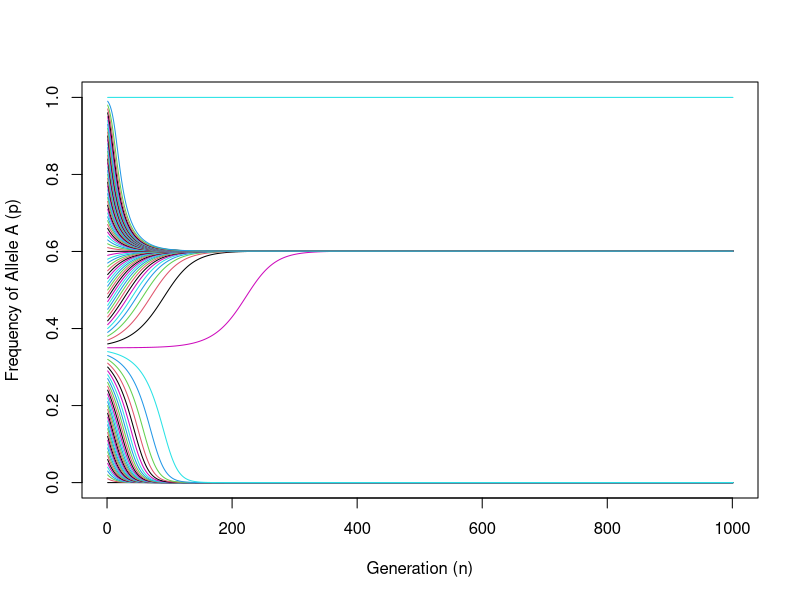
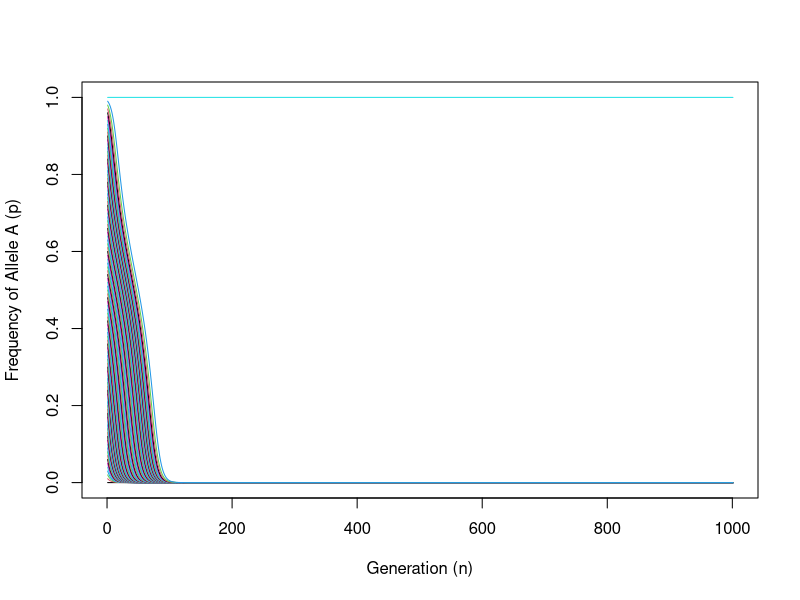
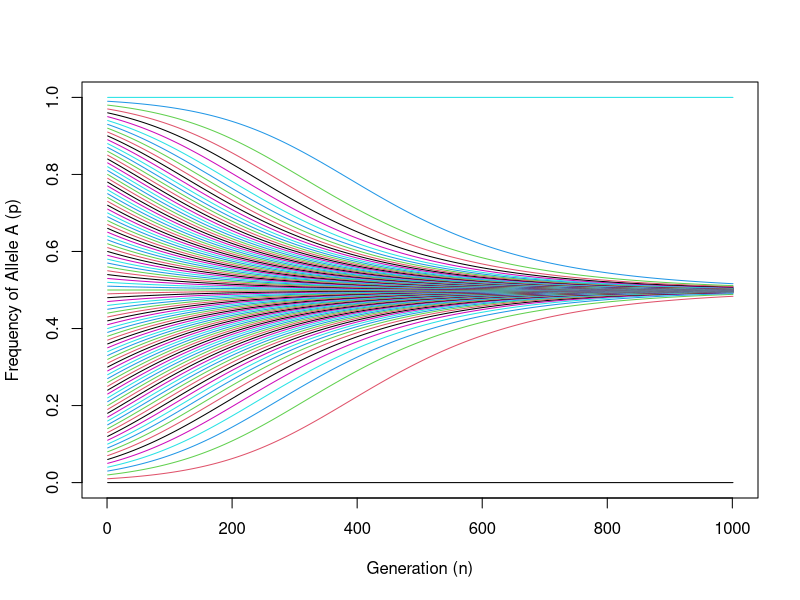

Write the R code that produced these figures, in order.
## ---- chunk 1
knitr::opts_chunk$set(echo = TRUE)
## ---- chunk 2
rm(list=ls(all=TRUE))

ngens=1001

# initialize vector for solution
# set initial conditions
p=seq(0.0,1,by=.01);
pvals=matrix(nrow=ngens,ncol=length(p));
pvals[1,]=p;

# set initial conditions
c1=0.5; c2=0.5;
# niche 1
W.AA.1=2; W.Aa.1=1; W.aa.1=1.1; 
# niche 2
W.AA.2=0.5; W.Aa.2=1; W.aa.2=1.1;

# initialize vectors for allele frequencies
W.A.1=numeric(ngens)
W.1=numeric(ngens)
W.A.2=numeric(ngens)
W.2=numeric(ngens)

# write for loop to project through 50 generations
for(i in 1:length(p)){
  for(j in 2:ngens) {
  pnow = pvals[j-1,i]
  W.A.1=pnow*W.AA.1+(1-pnow)*W.Aa.1;
  W.1=(pnow^2)*W.AA.1+2*pnow*(1-pnow)*W.Aa.1+((1-pnow)^2)*W.aa.1;
  W.A.2=pnow*W.AA.2+(1-pnow)*W.Aa.2;
  W.2=(pnow^2)*W.AA.2+2*pnow*(1-pnow)*W.Aa.2+((1-pnow)^2)*W.aa.2;
  pvals[j,i]=sum(c1*pnow*(W.A.1/W.1),c2*pnow*(W.A.2/W.2))
}
}

matplot(1:ngens,pvals,type="o",lty=1,xlim=c(0,ngens),
        pch=rep(NA,length(p)),
        ylab="Frequency of Allele A (p)",xlab="Generation (n)");
## ---- chunk 3
rm(list=ls(all=TRUE))

ngens=1001

# initialize vector for solution
# set initial conditions
p=seq(0.0,1,by=.01);
pvals=matrix(nrow=ngens,ncol=length(p));
pvals[1,]=p;

# set initial conditions
c1=0.5; c2=0.5;
# niche 1
W.AA.1=2; W.Aa.1=1; W.aa.1=1.2; 
# niche 2
W.AA.2=0.5; W.Aa.2=1; W.aa.2=1.2;

# initialize vectors for allele frequencies
W.A.1=numeric(ngens)
W.1=numeric(ngens)
W.A.2=numeric(ngens)
W.2=numeric(ngens)

# write for loop to project through 50 generations
for(i in 1:length(p)){
  for(j in 2:ngens) {
  pnow = pvals[j-1,i]
  W.A.1=pnow*W.AA.1+(1-pnow)*W.Aa.1;
  W.1=(pnow^2)*W.AA.1+2*pnow*(1-pnow)*W.Aa.1+((1-pnow)^2)*W.aa.1;
  W.A.2=pnow*W.AA.2+(1-pnow)*W.Aa.2;
  W.2=(pnow^2)*W.AA.2+2*pnow*(1-pnow)*W.Aa.2+((1-pnow)^2)*W.aa.2;
  pvals[j,i]=sum(c1*pnow*(W.A.1/W.1),c2*pnow*(W.A.2/W.2))
}
}

matplot(1:ngens,pvals,type="o",lty=1,xlim=c(0,ngens),
        pch=rep(NA,length(p)),
        ylab="Frequency of Allele A (p)",xlab="Generation (n)");
## ---- chunk 4
rm(list=ls(all=TRUE))

ngens=1001

# initialize vector for solution
# set initial conditions
p=seq(0.0,1,by=.01);
pvals=matrix(nrow=ngens,ncol=length(p));
pvals[1,]=p;

# set initial conditions
c1=0.5; c2=0.5;
# niche 1
W.AA.1=1.1; W.Aa.1=1; W.aa.1=.9; 
# niche 2
W.AA.2=.9; W.Aa.2=1; W.aa.2=1.1;

# initialize vectors for allele frequencies
W.A.1=numeric(ngens)
W.1=numeric(ngens)
W.A.2=numeric(ngens)
W.2=numeric(ngens)

# write for loop to project through 50 generations
for(i in 1:length(p)){
  for(j in 2:ngens) {
  pnow = pvals[j-1,i]
  W.A.1=pnow*W.AA.1+(1-pnow)*W.Aa.1;
  W.1=(pnow^2)*W.AA.1+2*pnow*(1-pnow)*W.Aa.1+((1-pnow)^2)*W.aa.1;
  W.A.2=pnow*W.AA.2+(1-pnow)*W.Aa.2;
  W.2=(pnow^2)*W.AA.2+2*pnow*(1-pnow)*W.Aa.2+((1-pnow)^2)*W.aa.2;
  pvals[j,i]=sum(c1*pnow*(W.A.1/W.1),c2*pnow*(W.A.2/W.2))
}
}

matplot(1:ngens,pvals,type="o",lty=1,xlim=c(0,ngens),
        pch=rep(NA,length(p)),
        ylab="Frequency of Allele A (p)",xlab="Generation (n)");
